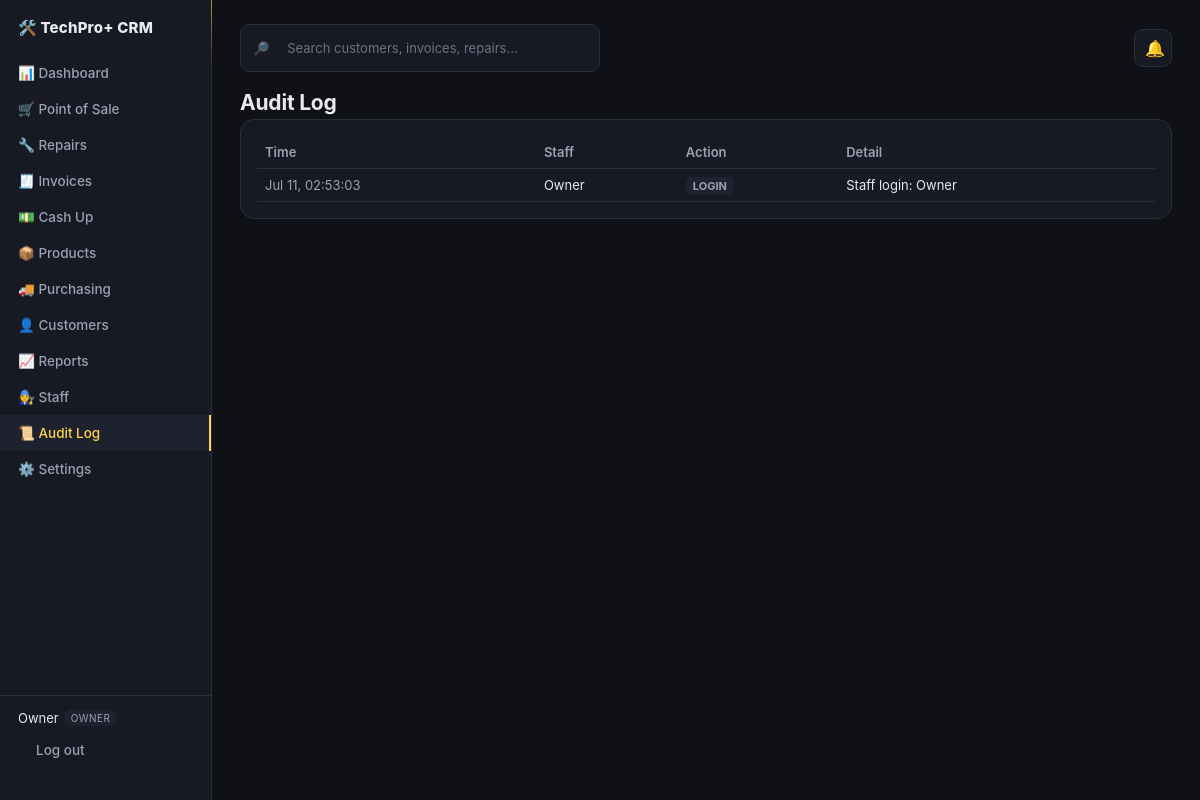
The page /audit (signed in) on the database as committed earlier.
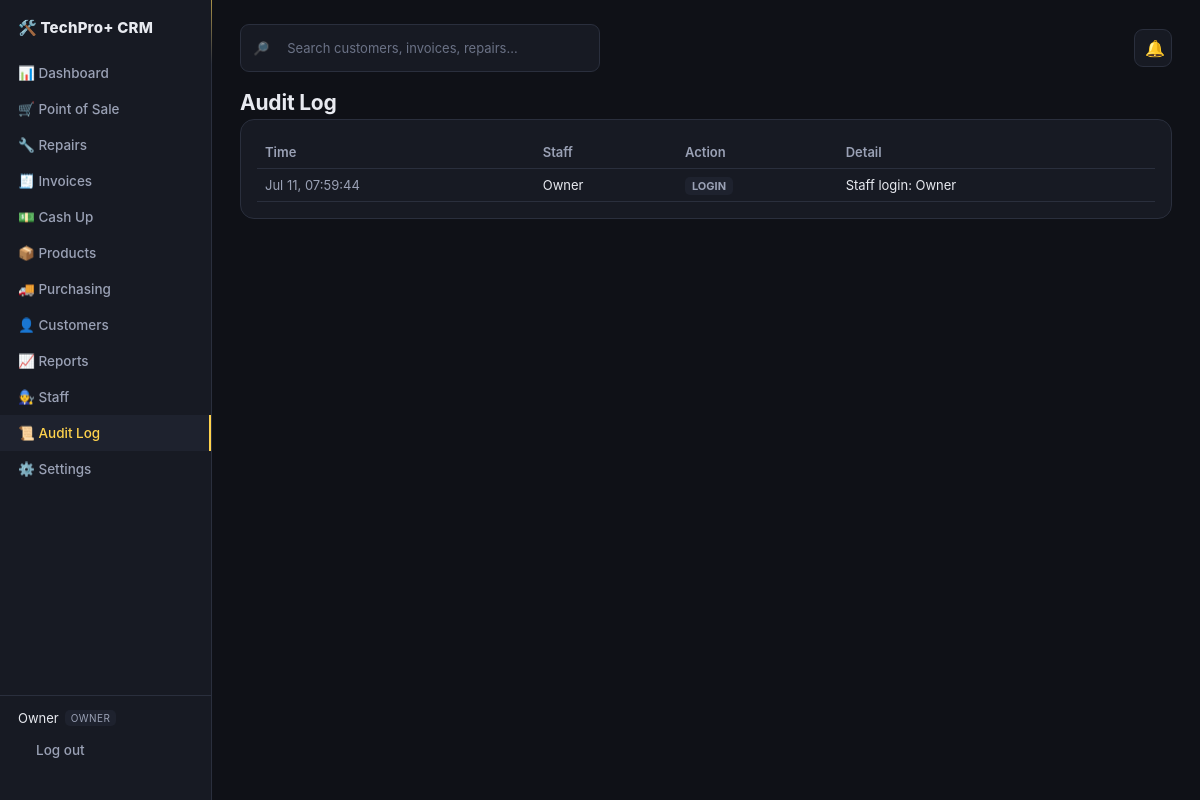
The same page on the database as committed later.
### app/models.py (models this page shows)
class Staff(Base):
    __tablename__ = "staff"
    id = Column(String, primary_key=True, default=gen_id)
    name = Column(String, nullable=False)
    role = Column(String, nullable=False, default="cashier")  # owner | manager | cashier | technician
    pin_hash = Column(String, nullable=False)
    active = Column(Boolean, default=True)

class AuditLog(Base):
    __tablename__ = "audit_log"
    id = Column(String, primary_key=True, default=gen_id)
    ts = Column(DateTime, default=datetime.utcnow)
    staff_id = Column(String, nullable=True)
    staff_name = Column(String, default="System")
    action = Column(String)
    detail = Column(Text, default="")

### app/main.py (the view)
@app.get("/audit", response_class=HTMLResponse)
def audit_log(request: Request, db: Session = Depends(get_db)):
    staff = require_login(request, db)
    if not staff:
        return RedirectResponse("/login", status_code=303)
    if not role_allowed(staff, "owner", "manager"):
        return HTMLResponse("Forbidden — audit log requires manager or owner role.", status_code=403)
    logs = db.query(AuditLog).order_by(AuditLog.ts.desc()).limit(200).all()
    return templates.TemplateResponse(request, "audit.html", {"staff": staff, "logs": logs})

### templates/audit.html
{% extends "base.html" %}
{% block content %}
<h1>Audit Log</h1>
<div class="card">
  <table>
    <thead><tr><th>Time</th><th>Staff</th><th>Action</th><th>Detail</th></tr></thead>
    <tbody>
      {% for log in logs %}
      <tr>
        <td class="text-muted">{{ log.ts.strftime('%b %d, %H:%M:%S') }}</td>
        <td>{{ log.staff_name }}</td>
        <td><span class="badge badge-gray">{{ log.action }}</span></td>
        <td>{{ log.detail }}</td>
      </tr>
      {% endfor %}
    </tbody>
  </table>
</div>
{% endblock %}

### templates/base.html (shortened to what this page needs)
<!DOCTYPE html>
<html lang="en">
<head>
<link rel="stylesheet" href="/static/style.css">
</head>
<body>
{% if staff %}
<div class="layout">
  <nav class="sidebar" id="sidebar">
    <div class="brand">🛠️ TechPro+ CRM</div>
    <a href="/" class="{{ 'active' if request.url.path=='/' }}">📊 Dashboard</a>
    <a href="/pos" class="{{ 'active' if request.url.path=='/pos' }}">🛒 Point of Sale</a>
    <a href="/repairs" class="{{ 'active' if request.url.path.startswith('/repairs') }}">🔧 Repairs</a>
    <a href="/invoices" class="{{ 'active' if request.url.path.startswith('/invoices') }}">🧾 Invoices</a>
    <a href="/cashup" class="{{ 'active' if request.url.path=='/cashup' }}">💵 Cash Up</a>
    <a href="/products" class="{{ 'active' if request.url.path=='/products' }}">📦 Products</a>
    {% if staff.role in ['owner','manager'] %}
    <a href="/purchase-orders" class="{{ 'active' if request.url.path.startswith('/purchase-orders') or request.url.path=='/suppliers' }}">🚚 Purchasing</a>
    {% endif %}
    <a href="/customers" class="{{ 'active' if request.url.path.startswith('/customers') }}">👤 Customers</a>
    {% if staff.role in ['owner','manager'] %}
    <a href="/reports" class="{{ 'active' if request.url.path=='/reports' }}">📈 Reports</a>
    <a href="/staff" class="{{ 'active' if request.url.path=='/staff' }}">🧑‍🔧 Staff</a>
    <a href="/audit" class="{{ 'active' if request.url.path=='/audit' }}">📜 Audit Log</a>
    {% endif %}
    {% if staff.role=='owner' %}
    <a href="/settings" class="{{ 'active' if request.url.path=='/settings' }}">⚙️ Settings</a>
    {% endif %}
    <div class="sidebar-footer">
      <div class="staff-pill">{{ staff.name }} <span class="role-badge">{{ staff.role }}</span></div>
      <a href="/logout" class="logout-link">Log out</a>
    </div>
  </nav>
  <main class="content">
    {% if not request.url.path.startswith('/pos') %}
    <div class="util-bar">
      <form action="/search" method="get" class="search-box">
        <span class="search-icon">🔎</span>
        <input type="text" name="q" placeholder="Search customers, invoices, repairs…" value="{{ q or '' }}" autocomplete="off">
      </form>
      <div class="bell-wrap">
        <button class="bell" id="bellBtn" onclick="toggleBell()" aria-label="Notifications">
          🔔<span class="bell-badge" id="bellBadge" style="display:none">0</span>
        </button>
      </div>
    </div>
    {% endif %}
    {% block content %}{% endblock %}
  </main>
</div>
{% else %}
{% block bare_content %}{% endblock %}
{% endif %}
</body>
</html>

### static/style.css (style rules this page uses)
:root { --bg:#0f1117; --surface:#171a23; --surface2:#1e222e; --surface3:#12141c; --border:#2a2f3d; --border2:#343a4a; --text:#e8eaf0; --text2:#9aa1b5; --text3:#6b7286; --accent:#ffd34d; --accent-dim:#8a6d1f; --gold:#ffd34d; --green:#4ade80; --red:#f87171; --blue:#60a5fa; --mono:'SFMono-Regular',Consolas,monospace; --radius-lg:14px; --radius:9px; --radius-sm:6px; --shadow:0 1px 2px rgba(0,0,0,.3),0 8px 24px -12px rgba(0,0,0,.5); --nav-h:56px; --bottom-nav-h:60px; }
* { box-sizing:border-box }
html { -webkit-tap-highlight-color:transparent }
body { margin:0;background:var(--bg);color:var(--text);font-family:-apple-system,BlinkMacSystemFont,"Segoe UI",Roboto,sans-serif;-webkit-font-smoothing:antialiased }
a { color:var(--accent);text-decoration:none }
.layout { display:flex;min-height:100vh }
.sidebar { width:212px;background:var(--surface);border-right:1px solid var(--border);display:flex;flex-direction:column;padding:18px 0;position:relative }
.sidebar::after { content:"";position:absolute;top:0;right:-1px;width:1px;height:64px; background:linear-gradient(180deg,var(--accent),transparent);opacity:.6 }
.sidebar .brand { font-weight:800;padding:0 18px 18px;font-size:15px;letter-spacing:.2px;display:flex;align-items:center;gap:8px }
.sidebar a { display:flex;align-items:center;gap:10px;padding:10px 18px;color:var(--text2);font-size:13.5px;font-weight:500;border-right:2px solid transparent }
.sidebar a.active { color:var(--accent);background:var(--surface2);border-right:2px solid var(--accent) }
.sidebar-footer { margin-top:auto;padding:14px 18px;border-top:1px solid var(--border) }
.staff-pill { font-size:13px;margin-bottom:6px;display:flex;align-items:center;gap:6px }
.role-badge { font-size:10px;background:var(--surface2);padding:2px 6px;border-radius:5px;color:var(--text2);text-transform:uppercase;letter-spacing:.4px }
.logout-link { font-size:12px;color:var(--red) }
.content { flex:1;padding:24px 28px;overflow-y:auto;min-width:0 }
h1 { font-size:21px;margin:0 0 4px;font-weight:700;letter-spacing:-.2px }
.card { background:var(--surface);border:1px solid var(--border);border-radius:var(--radius-lg);padding:16px;margin-bottom:16px }
table { width:100%;border-collapse:collapse;font-size:13px }
th { text-align:left;color:var(--text2);font-weight:600;padding:8px;border-bottom:1px solid var(--border) }
td { padding:8px;border-bottom:1px solid var(--border) }
input,select,textarea,button { font-family:inherit;font-size:13px;background:var(--surface2);color:var(--text);border:1px solid var(--border2);border-radius:6px;padding:7px 10px }
button { cursor:pointer }
.text-muted { color:var(--text2) }
.badge { font-size:11px;padding:2px 7px;border-radius:5px;font-weight:700 }
.badge-gray { background:var(--surface2);color:var(--text2) }
.util-bar { display:flex;align-items:center;justify-content:space-between;gap:12px;margin-bottom:18px }
.search-box { display:flex;align-items:center;gap:8px;background:var(--surface);border:1px solid var(--border); border-radius:9px;padding:8px 12px;flex:1;max-width:360px }
.search-box .search-icon { font-size:13px;opacity:.6 }
.search-box input { background:none;border:none;outline:none;color:var(--text);font-size:13px;width:100% }
.search-box input::placeholder { color:var(--text3) }
.bell-wrap { position:relative;flex-shrink:0 }
.bell { background:var(--surface);border:1px solid var(--border);border-radius:9px;width:38px;height:38px; font-size:16px;color:var(--text);cursor:pointer;position:relative }

Rows that differ between the two databases and show on the page:
removed AuditLog: ts "Jul 11, 02:53:03", staff_name "Owner", action "LOGIN", detail "Staff login: Owner"
added AuditLog: ts "Jul 11, 07:59:44", staff_name "Owner", action "LOGIN", detail "Staff login: Owner"
